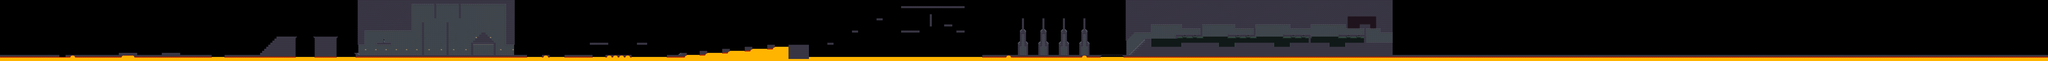

This game map was drawn from its Tiled (.tmx) file and the tilesets committed beside it. A one-line description and the trimmed map source follow:
An orthogonal 1000x30 tile map with 16x16 px tiles, 5 tile layers (Background, Background 2, Platforms, Triggers, ...), 4 hidden layers not drawn.

<map version="1.0" orientation="orthogonal" renderorder="right-down" width="1000" height="30" tilewidth="16" tileheight="16" nextobjectid="1">
 <tileset firstgid="1" name="tileset" tilewidth="16" tileheight="16">
  <image source="tileset.png" width="256" height="352" />
 </tileset>
 <layer name="Background" width="1000" height="30">
  <data>[30000 cells, 3527 non-empty, 37 distinct tile ids]</data>
 </layer>
 <layer name="Background 2" width="1000" height="30">
  <data>[30000 cells, 987 non-empty, 20 distinct tile ids]</data>
 </layer>
 <layer name="Platforms" width="1000" height="30">
  <data>[30000 cells, 5397 non-empty, 37 distinct tile ids]</data>
 </layer>
 <layer name="Enemies" width="1000" height="30" visible="0">
  <data>[30000 cells, 1 non-empty, 1 distinct tile ids]</data>
 </layer>
 <layer name="SpeedBoosts" width="1000" height="30" visible="0">
  <data>[30000 cells, 1 non-empty, 1 distinct tile ids]</data>
 </layer>
 <layer name="Triggers" width="1000" height="30">
  <data>[30000 cells, 2062 non-empty, 6 distinct tile ids]</data>
 </layer>
 <layer name="Enemies2" width="1000" height="30" visible="0">
  <data>[30000 cells, 1 non-empty, 1 distinct tile ids]</data>
 </layer>
 <layer name="SpeedPenalties" width="1000" height="30" visible="0">
  <data>[30000 cells, 1 non-empty, 1 distinct tile ids]</data>
 </layer>
 <layer name="PogoSticks" width="1000" height="30">
  <data>[30000 cells, 1 non-empty, 1 distinct tile ids]</data>
 </layer>
</map>